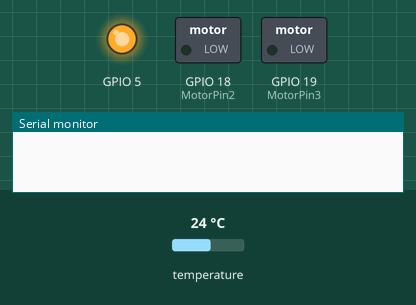
Recording of a sketch running on a simulated ESP32. Shown: switched loads named in the sketch (green lamp = pin HIGH), output pins drawn as LEDs (lit = HIGH), the last lines printed to the serial monitor. Inputs (shaded band) come from the test bench; at power-on: temperature 24 °C. WiFi joins after 1.5 s; servers stay silent unless stated; uploads are accepted with an empty reply.

Above: at 0.1 s.
At 7.2 s:
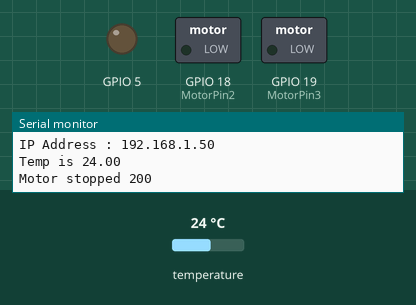
7.3 s: temperature set to 26.4 °C
11.0 s: temperature set to 27.6 °C
At 15.6 s:
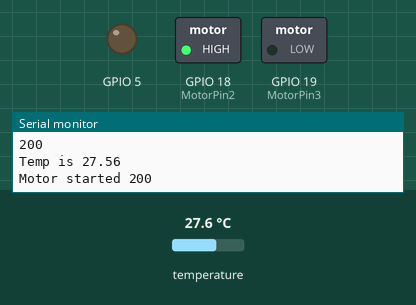
Timing chart, 0 to 17.1 s (numbered marks = the images above; inputs shaded):
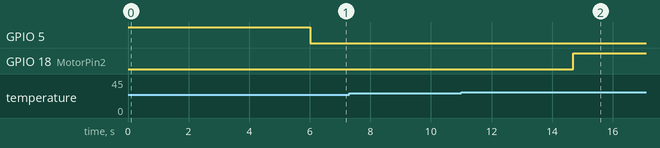

Measured:
- the behaviour switches between 27 and 27.1 °C on temperature (found by bisection; images 1 and 2)
- after the input at 11.0 s, GPIO 18 (MotorPin2): LOW → HIGH after 3.7 s

The sketch:

temp_motor.ino
```cpp
#include <OneWire.h>
#include <DallasTemperature.h>
#include<WiFi.h>
#include<HTTPClient.h>
#include<ArduinoJson.h>

// Data wire is plugged into pin 2 on the Arduino
#define ONE_WIRE_BUS 2

// Setup a oneWire instance to communicate with any OneWire devices
// (not just Maxim/Dallas temperature ICs)
OneWire oneWire(ONE_WIRE_BUS);

// Pass our oneWire reference to Dallas Temperature.
DallasTemperature sensors(&oneWire);
int MotorPin2 = 18;
int MotorPin3 = 19;
int roomNum = 1;
float templimit = 27;

xTaskHandle tempTask;
xTaskHandle tempPostTask;

const char* ssid="Tee";
const char* password = "11111111";
const char* temperature_url = "https://ecourse.cpe.ku.ac.th/exceed13/api/temp";

void setup(void)
{
  // start serial port

  pinMode(MotorPin2, OUTPUT);
  pinMode(MotorPin3, OUTPUT);
  pinMode(5,OUTPUT);
  digitalWrite(5,HIGH);

  Serial.begin(9600);
        delay(4000);
  WiFi.mode(WIFI_STA);
   WiFi_Connect();
   digitalWrite(5,LOW);
  // Start up the library
  sensors.begin();

  xTaskCreatePinnedToCore(tempCheck, "tempTask", 10240, NULL, 1, &tempTask, 0);
  xTaskCreatePinnedToCore(temp_post, "tempPostTask", 10240, NULL, 1, &tempPostTask, 1); // stable
  //adding temp value
}

float temp = -1;

char str[50];
const int _size = 2*JSON_OBJECT_SIZE(2);
StaticJsonDocument<_size> JSONPost;

void WiFi_Connect(){
  WiFi.disconnect();
  WiFi.begin(ssid,password);
  while(WiFi.status()!=WL_CONNECTED){
    delay(1000);
    Serial.println("Connecting to WiFi...");
  }
  Serial.println("Connected to the WiFi network");
  Serial.print("IP Address : ");
  Serial.println(WiFi.localIP());
}


void temp_post(void* parameter){
  while(1){
    if(temp > 0 && temp < 50){
        if(WiFi.status() == WL_CONNECTED){
          HTTPClient http;

          http.begin(temperature_url);
          http.addHeader("Content-Type","application/json");
          JSONPost["room"] = roomNum;
          JSONPost["temp"] = temp;
          serializeJson(JSONPost,str);
          int httpCode = http.PUT(str);

          if(httpCode == HTTP_CODE_OK){
            String payload = http.getString();
            Serial.println(httpCode);
            Serial.println(payload);

          }else{
            Serial.println(httpCode);
            Serial.println("ERROR on HTTP Request");
          }
        }else{
          WiFi_Connect();
        }
    }
       vTaskDelay(100 / portTICK_PERIOD_MS);
  }
}

float gettemp(){
  sensors.requestTemperatures();
  return sensors.getTempCByIndex(0);
}

int tempCheckStatus(){
  float tmp = gettemp();
  if(tmp < 0) return tmp;
    temp = tmp;
    if(tmp > templimit){
      return 1;
    }else{
      return 0;
    }
}

int debounce_temp = 0;
bool tempalert = false;

void MotorRight(){
  digitalWrite(MotorPin2, HIGH); //สั่งงานให้โมดูลขับมอเตอร์จ่ายไฟ ออกขา OUT3
  digitalWrite(MotorPin3, LOW); //สั่งงานให้ขา OUT4  เป็นขารับไฟจากขา OUT3
  return ;
}

void MotorStop(){
  digitalWrite(MotorPin2, LOW); //สั่งงานให้ขา OUT3 หยุดจ่ายไฟ
  digitalWrite(MotorPin3, LOW); //สั่งงานให้ขา OUT4 หยุดจ่ายไฟ
  return ;
}

void tempCheck(void* parameter){
 while(1){
  int c1 = tempCheckStatus();

   if(c1 == 1){
    debounce_temp++;
    if(debounce_temp >= 5){
     debounce_temp = 5;
    }
  }else{
    debounce_temp--;
    if(debounce_temp <= 0){
     debounce_temp = 0;
    }
  }
  if(temp > 0){
   Serial.print("Temp is ");//Print the analog value read via serial port
    Serial.println(temp);//Print the analog value read via serial port
  }
  if(debounce_temp == 5){
    tempalert = true;

  }else if(debounce_temp == 0){
    tempalert = false;
  }

  if(tempalert == true){
    MotorRight();
    Serial.print("Motor started ");

  }else{
    //Silent
    MotorStop();
    Serial.print("Motor stopped ");

  }

  vTaskDelay(25 / portTICK_PERIOD_MS);
  }


}


void loop(void)
{
  //

}
```
